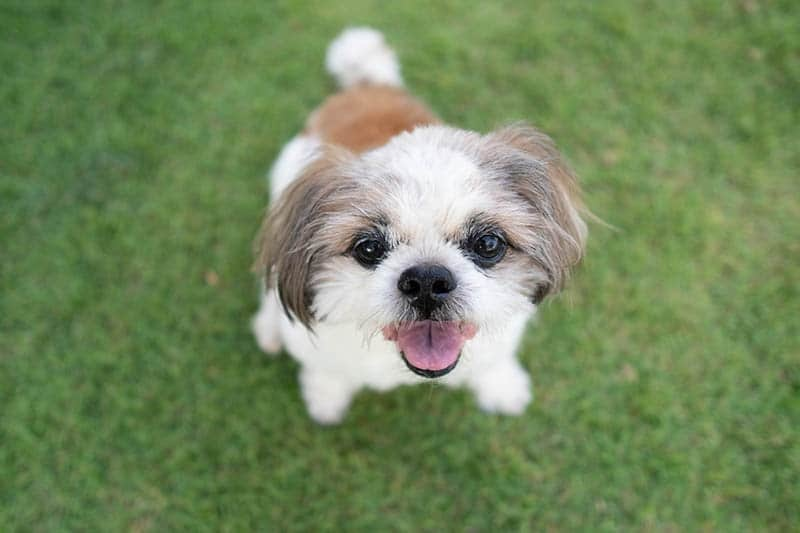
#> input picture Assets/dog_out.jpeg, 800 x 533 px
$ python drawing.py
#> lines starting #> are read from the running program, lines starting #| are printed output that depends on the picture
import os
import cv2

img_bgr = cv2.imread(os.path.join('.', 'Assets', 'dog_out.jpeg'))
#> img_bgr is the input picture: shape (533, 800, 3); mean B, G, R 93.4, 135.9, 115.2
print(img_bgr.shape)
#| (533, 800, 3)

#line
cv2.line(img_bgr, (151, 420), (751,420), (0, 0, 255), 2)

#rectangle
cv2.rectangle(img_bgr, (254,156), (571, 383), (0,0,0), 2)

#Circle
cv2.circle(img_bgr, (421,290), 30, (255, 255, 0), 4)

#Text
cv2.putText(img_bgr, 'woo woo !', (320,200), cv2.FONT_HERSHEY_COMPLEX, 2,(0,0,255), 4)
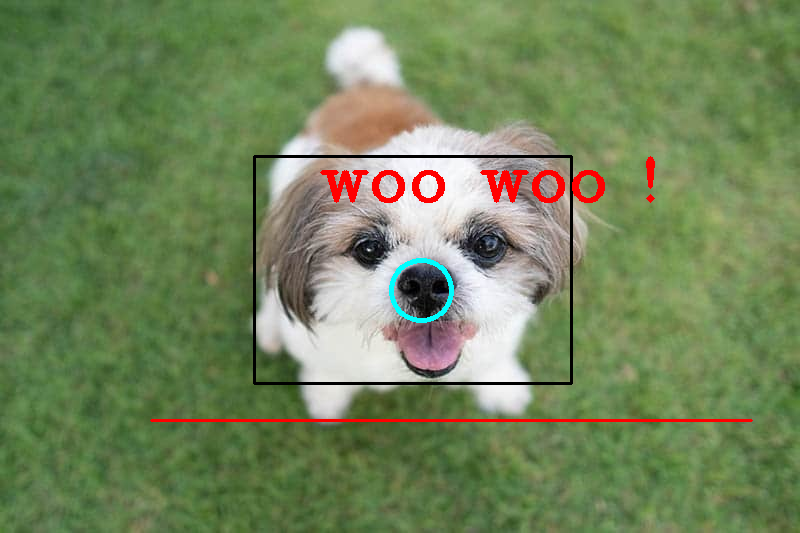
#> img_bgr: shape (533, 800, 3); mean B, G, R 90.9, 132.9, 115.1

cv2.imshow("image", img_bgr)
cv2.waitKey(0)
